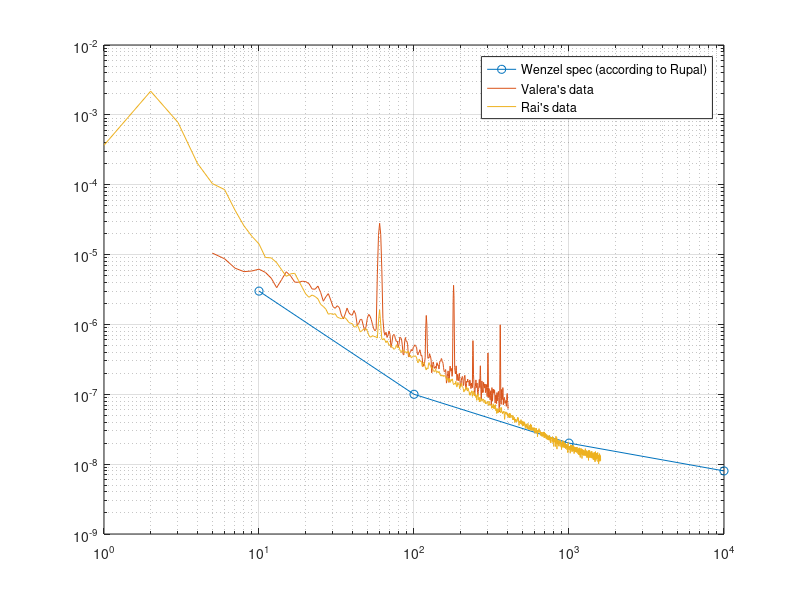

This chart was generated by the following MATLAB code:
%% Compare the various oscillator phase noise measurements

opn_f = [10 100 1000 10000];
opn   = [3e-6 1e-7 2e-8 8e-9];

valera = dlmread('valera-1229708489.txt');
valera_f = valera(:,1);
valera = valera(:,2);

rai = textread('RaiW-1110525697.dat', '', 'headerlines', 1);
rai_f = rai(:,1);
rai = rai(:,2);

loglog(opn_f, opn, 'o-');
hold all
loglog(valera_f, valera, rai_f, rai);
hold off
grid on


legend('Wenzel spec (according to Rupal)', 'Valera''s data', 'Rai''s data');